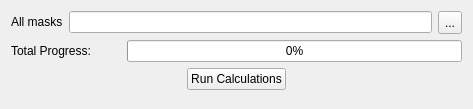
<?xml version="1.0" encoding="UTF-8"?>
<ui version="4.0">
 <class>calculatePoreProperties</class>
 <widget class="QWidget" name="calculatePoreProperties">
  <property name="geometry">
   <rect>
    <x>0</x>
    <y>0</y>
    <width>473</width>
    <height>109</height>
   </rect>
  </property>
  <property name="windowTitle">
   <string>Form</string>
  </property>
  <layout class="QVBoxLayout" name="verticalLayout">
   <item>
    <layout class="QHBoxLayout" name="horizontalLayout">
     <item>
      <widget class="QLabel" name="label">
       <property name="sizePolicy">
        <sizepolicy hsizetype="Fixed" vsizetype="Fixed">
         <horstretch>0</horstretch>
         <verstretch>0</verstretch>
        </sizepolicy>
       </property>
       <property name="text">
        <string>All masks</string>
       </property>
      </widget>
     </item>
     <item>
      <widget class="QLineEdit" name="csvFilename"/>
     </item>
     <item>
      <widget class="QToolButton" name="tbOpenCSV">
       <property name="minimumSize">
        <size>
         <width>0</width>
         <height>23</height>
        </size>
       </property>
       <property name="text">
        <string>...</string>
       </property>
      </widget>
     </item>
    </layout>
   </item>
   <item>
    <layout class="QHBoxLayout" name="horizontalLayout_5">
     <item>
      <widget class="QLabel" name="label_5">
       <property name="sizePolicy">
        <sizepolicy hsizetype="Fixed" vsizetype="Preferred">
         <horstretch>0</horstretch>
         <verstretch>0</verstretch>
        </sizepolicy>
       </property>
       <property name="minimumSize">
        <size>
         <width>110</width>
         <height>0</height>
        </size>
       </property>
       <property name="maximumSize">
        <size>
         <width>110</width>
         <height>16777215</height>
        </size>
       </property>
       <property name="text">
        <string>Total Progress: </string>
       </property>
      </widget>
     </item>
     <item>
      <widget class="QProgressBar" name="totalProgressBar">
       <property name="value">
        <number>0</number>
       </property>
      </widget>
     </item>
    </layout>
   </item>
   <item>
    <layout class="QHBoxLayout" name="horizontalLayout_2">
     <item>
      <spacer name="horizontalSpacer">
       <property name="orientation">
        <enum>Qt::Horizontal</enum>
       </property>
       <property name="sizeHint" stdset="0">
        <size>
         <width>40</width>
         <height>20</height>
        </size>
       </property>
      </spacer>
     </item>
     <item>
      <widget class="QPushButton" name="pbRunCalculations">
       <property name="sizePolicy">
        <sizepolicy hsizetype="Fixed" vsizetype="Fixed">
         <horstretch>0</horstretch>
         <verstretch>0</verstretch>
        </sizepolicy>
       </property>
       <property name="text">
        <string>Run Calculations</string>
       </property>
      </widget>
     </item>
     <item>
      <spacer name="horizontalSpacer_2">
       <property name="orientation">
        <enum>Qt::Horizontal</enum>
       </property>
       <property name="sizeHint" stdset="0">
        <size>
         <width>40</width>
         <height>20</height>
        </size>
       </property>
      </spacer>
     </item>
    </layout>
   </item>
   <item>
    <spacer name="verticalSpacer">
     <property name="orientation">
      <enum>Qt::Vertical</enum>
     </property>
     <property name="sizeHint" stdset="0">
      <size>
       <width>20</width>
       <height>40</height>
      </size>
     </property>
    </spacer>
   </item>
  </layout>
 </widget>
 <resources>
  <include location="../../core/open_iA.qrc"/>
 </resources>
 <connections/>
</ui>
